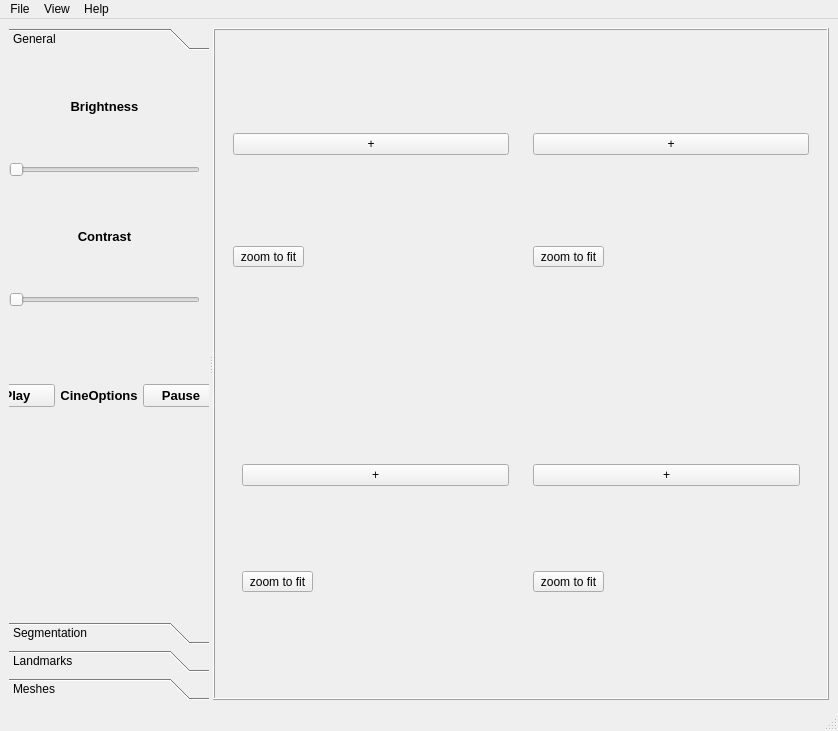
<?xml version="1.0" encoding="UTF-8"?>
<ui version="4.0">
 <class>MainWindow</class>
 <widget class="QMainWindow" name="MainWindow">
  <property name="geometry">
   <rect>
    <x>0</x>
    <y>0</y>
    <width>838</width>
    <height>731</height>
   </rect>
  </property>
  <property name="windowTitle">
   <string>OrthoViewer</string>
  </property>
  <widget class="QWidget" name="centralwidget">
   <layout class="QGridLayout" name="gridLayout">
    <item row="0" column="0">
     <widget class="QSplitter" name="splitter">
      <property name="orientation">
       <enum>Qt::Horizontal</enum>
      </property>
      <widget class="QToolBox" name="toolBox">
       <property name="maximumSize">
        <size>
         <width>200</width>
         <height>16777215</height>
        </size>
       </property>
       <property name="baseSize">
        <size>
         <width>150</width>
         <height>0</height>
        </size>
       </property>
       <property name="currentIndex">
        <number>0</number>
       </property>
       <widget class="QWidget" name="page">
        <property name="geometry">
         <rect>
          <x>0</x>
          <y>0</y>
          <width>200</width>
          <height>534</height>
         </rect>
        </property>
        <attribute name="label">
         <string>General</string>
        </attribute>
        <widget class="QWidget" name="verticalLayoutWidget">
         <property name="geometry">
          <rect>
           <x>-10</x>
           <y>480</y>
           <width>323</width>
           <height>121</height>
          </rect>
         </property>
         <layout class="QVBoxLayout" name="verticalLayout_3"/>
        </widget>
        <widget class="QWidget" name="verticalLayoutWidget_3">
         <property name="geometry">
          <rect>
           <x>0</x>
           <y>0</y>
           <width>191</width>
           <height>121</height>
          </rect>
         </property>
         <layout class="QVBoxLayout" name="verticalLayout_5">
          <item>
           <widget class="QLabel" name="l3">
            <property name="font">
             <font>
              <pointsize>10</pointsize>
              <weight>75</weight>
              <bold>true</bold>
             </font>
            </property>
            <property name="text">
             <string>Brightness</string>
            </property>
            <property name="alignment">
             <set>Qt::AlignCenter</set>
            </property>
           </widget>
          </item>
          <item>
           <layout class="QHBoxLayout" name="horizontalLayout_7">
            <item>
             <widget class="QSlider" name="slider">
              <property name="orientation">
               <enum>Qt::Horizontal</enum>
              </property>
             </widget>
            </item>
           </layout>
          </item>
         </layout>
        </widget>
        <widget class="QWidget" name="verticalLayoutWidget_4">
         <property name="geometry">
          <rect>
           <x>0</x>
           <y>130</y>
           <width>191</width>
           <height>121</height>
          </rect>
         </property>
         <layout class="QVBoxLayout" name="verticalLayout_6">
          <item>
           <widget class="QLabel" name="l3_2">
            <property name="font">
             <font>
              <pointsize>10</pointsize>
              <weight>75</weight>
              <bold>true</bold>
             </font>
            </property>
            <property name="text">
             <string>Contrast</string>
            </property>
            <property name="alignment">
             <set>Qt::AlignCenter</set>
            </property>
           </widget>
          </item>
          <item>
           <layout class="QHBoxLayout" name="horizontalLayout_8">
            <item>
             <widget class="QSlider" name="slider_2">
              <property name="orientation">
               <enum>Qt::Horizontal</enum>
              </property>
             </widget>
            </item>
           </layout>
          </item>
         </layout>
        </widget>
        <widget class="QWidget" name="horizontalLayoutWidget_4">
         <property name="geometry">
          <rect>
           <x>-30</x>
           <y>280</y>
           <width>321</width>
           <height>119</height>
          </rect>
         </property>
         <layout class="QHBoxLayout" name="horizontalLayout_6">
          <item>
           <widget class="QPushButton" name="btn_play">
            <property name="font">
             <font>
              <pointsize>10</pointsize>
              <weight>75</weight>
              <bold>true</bold>
             </font>
            </property>
            <property name="text">
             <string>Play</string>
            </property>
           </widget>
          </item>
          <item>
           <widget class="QLabel" name="l1_2">
            <property name="font">
             <font>
              <pointsize>10</pointsize>
              <weight>75</weight>
              <bold>true</bold>
             </font>
            </property>
            <property name="text">
             <string>CineOptions</string>
            </property>
            <property name="alignment">
             <set>Qt::AlignCenter</set>
            </property>
           </widget>
          </item>
          <item>
           <widget class="QPushButton" name="btn_pause">
            <property name="font">
             <font>
              <pointsize>10</pointsize>
              <weight>75</weight>
              <bold>true</bold>
             </font>
            </property>
            <property name="text">
             <string>Pause</string>
            </property>
           </widget>
          </item>
          <item>
           <widget class="QPushButton" name="btn_stop">
            <property name="font">
             <font>
              <pointsize>10</pointsize>
              <weight>75</weight>
              <bold>true</bold>
             </font>
            </property>
            <property name="text">
             <string>Stop</string>
            </property>
           </widget>
          </item>
         </layout>
        </widget>
       </widget>
       <widget class="QWidget" name="pageSegmentationList">
        <property name="geometry">
         <rect>
          <x>0</x>
          <y>0</y>
          <width>200</width>
          <height>534</height>
         </rect>
        </property>
        <attribute name="label">
         <string>Segmentation</string>
        </attribute>
       </widget>
       <widget class="QWidget" name="pagePointLists">
        <property name="geometry">
         <rect>
          <x>0</x>
          <y>0</y>
          <width>200</width>
          <height>534</height>
         </rect>
        </property>
        <attribute name="label">
         <string>Landmarks</string>
        </attribute>
        <layout class="QGridLayout" name="gridLayout_3"/>
       </widget>
       <widget class="QWidget" name="pageMeshes">
        <property name="geometry">
         <rect>
          <x>0</x>
          <y>0</y>
          <width>200</width>
          <height>534</height>
         </rect>
        </property>
        <attribute name="label">
         <string>Meshes</string>
        </attribute>
       </widget>
      </widget>
      <widget class="QFrame" name="frame">
       <property name="frameShape">
        <enum>QFrame::Box</enum>
       </property>
       <property name="frameShadow">
        <enum>QFrame::Raised</enum>
       </property>
       <layout class="QGridLayout" name="gridLayout_2">
        <item row="1" column="0">
         <layout class="QHBoxLayout" name="horizontalLayout_2">
          <item>
           <widget class="QWidget" name="widget_v2" native="true">
            <layout class="QHBoxLayout" name="horizontalLayout_3">
             <item>
              <widget class="QWidget" name="widget_v3" native="true">
               <layout class="QVBoxLayout" name="verticalLayout_9">
                <item>
                 <layout class="QVBoxLayout" name="verticalLayout_10">
                  <item>
                   <widget class="QPushButton" name="buttonMaximize_ul_5">
                    <property name="text">
                     <string>+</string>
                    </property>
                    <property name="flat">
                     <bool>false</bool>
                    </property>
                   </widget>
                  </item>
                 </layout>
                </item>
                <item>
                 <widget class="QToolButton" name="btn_zoom_v3">
                  <property name="text">
                   <string>zoom to fit</string>
                  </property>
                 </widget>
                </item>
               </layout>
              </widget>
             </item>
             <item>
              <widget class="QWidget" name="widget_v2_2" native="true">
               <layout class="QVBoxLayout" name="verticalLayout_12">
                <item>
                 <layout class="QVBoxLayout" name="verticalLayout_11">
                  <item>
                   <widget class="QPushButton" name="buttonMaximize_ul_4">
                    <property name="text">
                     <string>+</string>
                    </property>
                    <property name="flat">
                     <bool>false</bool>
                    </property>
                   </widget>
                  </item>
                 </layout>
                </item>
                <item>
                 <widget class="QToolButton" name="btn_zoom_v2">
                  <property name="text">
                   <string>zoom to fit</string>
                  </property>
                 </widget>
                </item>
               </layout>
              </widget>
             </item>
            </layout>
           </widget>
          </item>
         </layout>
        </item>
        <item row="0" column="0">
         <layout class="QHBoxLayout" name="horizontalLayout">
          <item>
           <widget class="QWidget" name="widget_v1" native="true">
            <layout class="QVBoxLayout" name="verticalLayout_2">
             <item>
              <layout class="QVBoxLayout" name="verticalLayout_7">
               <item>
                <widget class="QPushButton" name="buttonMaximize_ul_2">
                 <property name="text">
                  <string>+</string>
                 </property>
                 <property name="flat">
                  <bool>false</bool>
                 </property>
                </widget>
               </item>
              </layout>
             </item>
             <item>
              <widget class="QToolButton" name="btn_zoom_v1">
               <property name="text">
                <string>zoom to fit</string>
               </property>
              </widget>
             </item>
            </layout>
           </widget>
          </item>
          <item>
           <widget class="QWidget" name="widget_img" native="true">
            <layout class="QVBoxLayout" name="verticalLayout">
             <item>
              <layout class="QVBoxLayout" name="verticalLayout_8">
               <item>
                <widget class="QPushButton" name="buttonMaximize_ul_3">
                 <property name="text">
                  <string>+</string>
                 </property>
                 <property name="flat">
                  <bool>false</bool>
                 </property>
                </widget>
               </item>
              </layout>
             </item>
             <item>
              <widget class="QToolButton" name="btn_zoom_img">
               <property name="text">
                <string>zoom to fit</string>
               </property>
              </widget>
             </item>
            </layout>
           </widget>
          </item>
         </layout>
        </item>
       </layout>
      </widget>
     </widget>
    </item>
   </layout>
  </widget>
  <widget class="QMenuBar" name="menubar">
   <property name="geometry">
    <rect>
     <x>0</x>
     <y>0</y>
     <width>838</width>
     <height>36</height>
    </rect>
   </property>
   <widget class="QMenu" name="menuFile">
    <property name="title">
     <string>File</string>
    </property>
    <addaction name="actionOpen"/>
    <addaction name="separator"/>
    <addaction name="actionExit"/>
   </widget>
   <widget class="QMenu" name="menuHelp">
    <property name="title">
     <string>Help</string>
    </property>
   </widget>
   <widget class="QMenu" name="menuView">
    <property name="title">
     <string>View</string>
    </property>
    <addaction name="actionFullScreen"/>
   </widget>
   <addaction name="menuFile"/>
   <addaction name="menuView"/>
   <addaction name="menuHelp"/>
  </widget>
  <widget class="QStatusBar" name="statusbar"/>
  <action name="actionOpen">
   <property name="text">
    <string>Open...</string>
   </property>
  </action>
  <action name="actionExit">
   <property name="text">
    <string>Exit</string>
   </property>
  </action>
  <action name="actionMaximize">
   <property name="text">
    <string>Maximize Upper Left</string>
   </property>
  </action>
  <action name="actionFullScreen">
   <property name="checkable">
    <bool>true</bool>
   </property>
   <property name="text">
    <string>Full Screen</string>
   </property>
  </action>
 </widget>
 <resources/>
 <connections/>
</ui>
